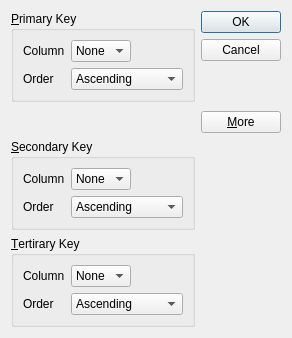
<?xml version="1.0" encoding="UTF-8"?>
<ui version="4.0">
 <class>SortDialog</class>
 <widget class="QDialog" name="SortDialog">
  <property name="geometry">
   <rect>
    <x>0</x>
    <y>0</y>
    <width>292</width>
    <height>338</height>
   </rect>
  </property>
  <property name="windowTitle">
   <string>Sort</string>
  </property>
  <layout class="QGridLayout" name="gridLayout_4">
   <item row="0" column="0">
    <widget class="QGroupBox" name="primaryGroupBox">
     <property name="title">
      <string>&amp;Primary Key</string>
     </property>
     <layout class="QGridLayout" name="gridLayout">
      <item row="0" column="0">
       <widget class="QLabel" name="label">
        <property name="text">
         <string>Column</string>
        </property>
       </widget>
      </item>
      <item row="0" column="1">
       <widget class="QComboBox" name="primaryColumnCombo">
        <item>
         <property name="text">
          <string>None</string>
         </property>
        </item>
       </widget>
      </item>
      <item row="0" column="2">
       <spacer name="horizontalSpacer">
        <property name="orientation">
         <enum>Qt::Horizontal</enum>
        </property>
        <property name="sizeHint" stdset="0">
         <size>
          <width>70</width>
          <height>20</height>
         </size>
        </property>
       </spacer>
      </item>
      <item row="1" column="0">
       <widget class="QLabel" name="label_2">
        <property name="text">
         <string>Order</string>
        </property>
       </widget>
      </item>
      <item row="1" column="1" colspan="2">
       <widget class="QComboBox" name="primaryOrderCombo">
        <item>
         <property name="text">
          <string>Ascending</string>
         </property>
        </item>
        <item>
         <property name="text">
          <string>Descending</string>
         </property>
        </item>
       </widget>
      </item>
     </layout>
    </widget>
   </item>
   <item row="0" column="1" rowspan="2">
    <layout class="QVBoxLayout" name="verticalLayout">
     <item>
      <widget class="QPushButton" name="okButton">
       <property name="text">
        <string>OK</string>
       </property>
       <property name="default">
        <bool>true</bool>
       </property>
      </widget>
     </item>
     <item>
      <widget class="QPushButton" name="cancelButton">
       <property name="text">
        <string>Cancel</string>
       </property>
      </widget>
     </item>
     <item>
      <spacer name="verticalSpacer">
       <property name="orientation">
        <enum>Qt::Vertical</enum>
       </property>
       <property name="sizeHint" stdset="0">
        <size>
         <width>20</width>
         <height>0</height>
        </size>
       </property>
      </spacer>
     </item>
     <item>
      <widget class="QPushButton" name="moreButton">
       <property name="text">
        <string>&amp;More</string>
       </property>
      </widget>
     </item>
    </layout>
   </item>
   <item row="1" column="0">
    <spacer name="verticalSpacer_2">
     <property name="orientation">
      <enum>Qt::Vertical</enum>
     </property>
     <property name="sizeHint" stdset="0">
      <size>
       <width>20</width>
       <height>62</height>
      </size>
     </property>
    </spacer>
   </item>
   <item row="2" column="0">
    <widget class="QGroupBox" name="secondaryGroupBox">
     <property name="title">
      <string>&amp;Secondary Key</string>
     </property>
     <layout class="QGridLayout" name="gridLayout_2">
      <item row="0" column="0">
       <widget class="QLabel" name="label_3">
        <property name="text">
         <string>Column</string>
        </property>
       </widget>
      </item>
      <item row="0" column="1">
       <widget class="QComboBox" name="secondaryColumnCombo">
        <item>
         <property name="text">
          <string>None</string>
         </property>
        </item>
       </widget>
      </item>
      <item row="0" column="2">
       <spacer name="horizontalSpacer_2">
        <property name="orientation">
         <enum>Qt::Horizontal</enum>
        </property>
        <property name="sizeHint" stdset="0">
         <size>
          <width>58</width>
          <height>20</height>
         </size>
        </property>
       </spacer>
      </item>
      <item row="1" column="0">
       <widget class="QLabel" name="label_4">
        <property name="text">
         <string>Order</string>
        </property>
       </widget>
      </item>
      <item row="1" column="1" colspan="2">
       <widget class="QComboBox" name="secondaryOrderCombo">
        <item>
         <property name="text">
          <string>Ascending</string>
         </property>
        </item>
        <item>
         <property name="text">
          <string>Descending</string>
         </property>
        </item>
       </widget>
      </item>
     </layout>
    </widget>
   </item>
   <item row="3" column="0">
    <widget class="QGroupBox" name="tertiaryGroupBox">
     <property name="title">
      <string>&amp;Tertirary Key</string>
     </property>
     <layout class="QGridLayout" name="gridLayout_3">
      <item row="0" column="0">
       <widget class="QLabel" name="label_5">
        <property name="text">
         <string>Column</string>
        </property>
       </widget>
      </item>
      <item row="0" column="1">
       <widget class="QComboBox" name="tertiaryColumnCombo">
        <item>
         <property name="text">
          <string>None</string>
         </property>
        </item>
       </widget>
      </item>
      <item row="0" column="2">
       <spacer name="horizontalSpacer_3">
        <property name="orientation">
         <enum>Qt::Horizontal</enum>
        </property>
        <property name="sizeHint" stdset="0">
         <size>
          <width>58</width>
          <height>20</height>
         </size>
        </property>
       </spacer>
      </item>
      <item row="1" column="0">
       <widget class="QLabel" name="label_6">
        <property name="text">
         <string>Order</string>
        </property>
       </widget>
      </item>
      <item row="1" column="1" colspan="2">
       <widget class="QComboBox" name="tertiaryOrderCombo">
        <item>
         <property name="text">
          <string>Ascending</string>
         </property>
        </item>
        <item>
         <property name="text">
          <string>Descending</string>
         </property>
        </item>
       </widget>
      </item>
     </layout>
    </widget>
   </item>
  </layout>
 </widget>
 <tabstops>
  <tabstop>primaryColumnCombo</tabstop>
  <tabstop>primaryOrderCombo</tabstop>
  <tabstop>secondaryColumnCombo</tabstop>
  <tabstop>secondaryOrderCombo</tabstop>
  <tabstop>tertiaryColumnCombo</tabstop>
  <tabstop>tertiaryOrderCombo</tabstop>
  <tabstop>okButton</tabstop>
  <tabstop>cancelButton</tabstop>
  <tabstop>moreButton</tabstop>
 </tabstops>
 <resources/>
 <connections>
  <connection>
   <sender>okButton</sender>
   <signal>clicked()</signal>
   <receiver>SortDialog</receiver>
   <slot>accept()</slot>
   <hints>
    <hint type="sourcelabel">
     <x>230</x>
     <y>17</y>
    </hint>
    <hint type="destinationlabel">
     <x>94</x>
     <y>102</y>
    </hint>
   </hints>
  </connection>
  <connection>
   <sender>cancelButton</sender>
   <signal>clicked()</signal>
   <receiver>SortDialog</receiver>
   <slot>reject()</slot>
   <hints>
    <hint type="sourcelabel">
     <x>250</x>
     <y>51</y>
    </hint>
    <hint type="destinationlabel">
     <x>147</x>
     <y>119</y>
    </hint>
   </hints>
  </connection>
  <connection>
   <sender>moreButton</sender>
   <signal>toggled(bool)</signal>
   <receiver>secondaryGroupBox</receiver>
   <slot>setVisible(bool)</slot>
   <hints>
    <hint type="sourcelabel">
     <x>226</x>
     <y>154</y>
    </hint>
    <hint type="destinationlabel">
     <x>198</x>
     <y>212</y>
    </hint>
   </hints>
  </connection>
  <connection>
   <sender>moreButton</sender>
   <signal>toggled(bool)</signal>
   <receiver>tertiaryGroupBox</receiver>
   <slot>setVisible(bool)</slot>
   <hints>
    <hint type="sourcelabel">
     <x>258</x>
     <y>150</y>
    </hint>
    <hint type="destinationlabel">
     <x>198</x>
     <y>302</y>
    </hint>
   </hints>
  </connection>
 </connections>
</ui>
